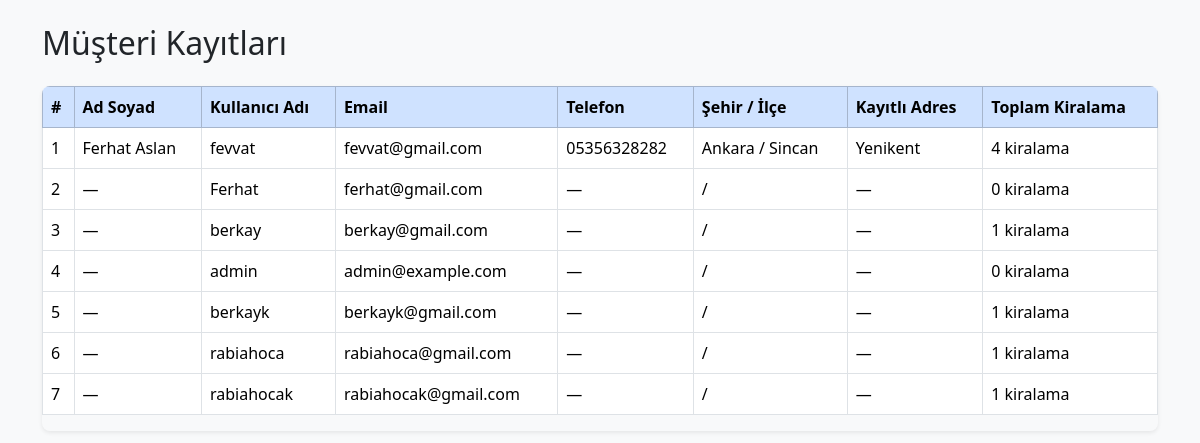
The page /musteriler/listele on the database its author committed.
### app.py (models this page shows, shortened)
class User(db.Model):
    id = db.Column(db.Integer, primary_key=True)
    username = db.Column(db.String(80), unique=True, nullable=False)
    email = db.Column(db.String(120), unique=True, nullable=False)
    password_hash = db.Column(db.String(128), nullable=False)
    full_name = db.Column(db.String(120), nullable=True)
    phone = db.Column(db.String(30), nullable=True)
    city = db.Column(db.String(50), nullable=True)
    district = db.Column(db.String(50), nullable=True)
    address = db.Column(db.Text, nullable=True)
    profile_image_url = db.Column(db.String(255), nullable=True)
    role = db.Column(db.String(5), default='user')
    reservations = db.relationship('Reservation', backref='user', lazy=True)

### app.py (the view)
@app.route('/musteriler/listele')
def musterileri_listele():
    musteriler = User.query.all()
    return render_template('musteriler_listele.html', musteriler=musteriler)

### templates/musteriler_listele.html (shortened to what this page needs)
<!DOCTYPE html>
<html lang="tr">
<head>
    <link href="https://cdn.jsdelivr.net/npm/bootstrap@5.3.3/dist/css/bootstrap.min.css" rel="stylesheet">
</head>
<body class="bg-light">
<div class="container py-4">
    <h2 class="mb-4">Müşteri Kayıtları</h2>
    {% if musteriler %}
    <div class="table-responsive shadow-sm rounded-3">
        <table class="table table-bordered table-hover align-middle bg-white">
            <thead class="table-primary">
                <tr>
                    <th>#</th>
                    <th>Ad Soyad</th>
                    <th>Kullanıcı Adı</th>
                    <th>Email</th>
                    <th>Telefon</th>
                    <th>Şehir / İlçe</th>
                    <th>Kayıtlı Adres</th>
                    <th>Toplam Kiralama</th>
                </tr>
            </thead>
            <tbody>
                {% for musteri in musteriler %}
                <tr>
                    <td>{{ loop.index }}</td>
                    <td>{{ musteri.full_name or "—" }}</td>
                    <td>{{ musteri.username }}</td>
                    <td>{{ musteri.email }}</td>
                    <td>{{ musteri.phone or "—" }}</td>
                    <td>{{ musteri.city or "" }} / {{ musteri.district or "" }}</td>
                    <td>{{ musteri.address or "—" }}</td>
                    <td>
                        {{ musteri.reservations|length }} kiralama
                    </td>
                </tr>
                {% endfor %}
            </tbody>
        </table>
    </div>
    {% else %}
        <div class="alert alert-info">Henüz kayıtlı müşteri yok.</div>
    {% endif %}
</div>
</body>
</html>

### rows shown on the page
User: full_name "Ferhat Aslan", username "fevvat", email "fevvat@gmail.com", phone "05356328282", city "Ankara", district "Sincan", address "Yenikent", reservations|length "4"
User: full_name "—", username "Ferhat", email "ferhat@gmail.com", phone "—", address "—", reservations|length "0"
User: full_name "—", username "berkay", email "berkay@gmail.com", phone "—", address "—", reservations|length "1"
User: full_name "—", username "admin", email "admin@example.com", phone "—", address "—", reservations|length "0"
User: full_name "—", username "berkayk", email "berkayk@gmail.com", phone "—", address "—", reservations|length "1"
User: full_name "—", username "rabiahoca", email "rabiahoca@gmail.com", phone "—", address "—", reservations|length "1"
User: full_name "—", username "rabiahocak", email "rabiahocak@gmail.com", phone "—", address "—", reservations|length "1"
